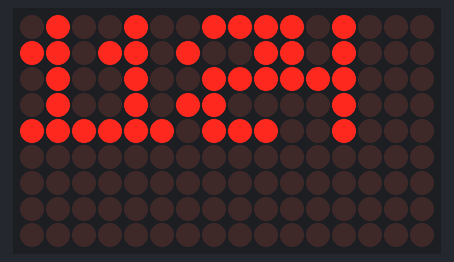
Recording of a sketch running on a simulated Arduino Uno, built with avr-gcc and run on an emulated ATmega328P. Shown: 16×9 LED matrix. The local clock reads 2024-03-15 10:24:30 at power-on unless the sketch sets it.

Above: at 0.3 s.
At 30.3 s:
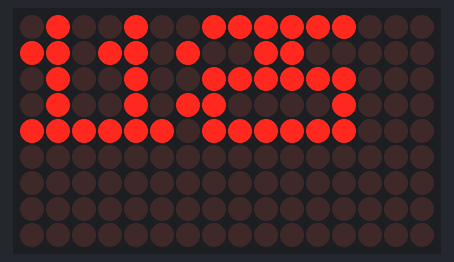
At 90.2 s:
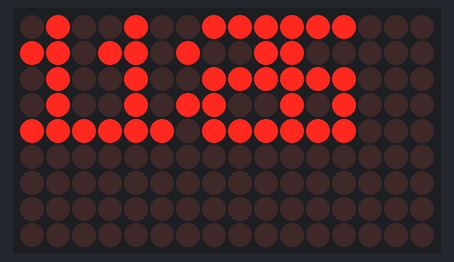

The sketch:

alarmduino.ino
```cpp
#include <Time.h>
#include <DS3232RTC.h>

#include <Adafruit_IS31FL3731.h>

#include <Wire.h>

Adafruit_IS31FL3731 ledMatrix = Adafruit_IS31FL3731();

const byte digits[10][15] = {
    //Zero
    {
    1, 3, 1,
    1, 0, 1,
    1, 0, 1,
    1, 0, 1,
    1, 3, 1
    },
    //One
    {
    0, 3, 0,
    1, 3, 0,
    0, 3, 0,
    0, 3, 0,
    1, 3, 1
    },
    //Two
    {
    1, 3, 1,
    0, 0, 1,
    1, 3, 1,
    1, 0, 0,
    1, 3, 1
    },
    //Three
    {
    1, 3, 3,
    0, 0, 1,
    1, 3, 1,
    0, 0, 1,
    1, 3, 3
    },
    //Four
    {
    3, 0, 3,
    1, 0, 1,
    1, 3, 1,
    0, 0, 1,
    0, 0, 1
    },
    //Five
    {
    1, 3, 1,
    1, 0, 0,
    1, 3, 1,
    0, 0, 1,
    1, 3, 1
    },
    //Six
    {
    1, 3, 1,
    1, 0, 0,
    1, 3, 1,
    1, 0, 1,
    1, 3, 1
    },
    //Seven
    {
    1, 3, 1,
    0, 0, 1,
    0, 0, 1,
    0, 0, 1,
    0, 0, 1
    },
    //Eight
    {
    1, 3, 1,
    3, 0, 3,
    1, 3, 1,
    3, 0, 3,
    1, 3, 1
    },
    //Nine
    {
    1, 3, 1,
    1, 0, 1,
    1, 3, 1,
    0, 0, 1,
    0, 0, 1
    },
};

byte timestampDot[3] = {
    1,
    0,
    1
};

void drawMatrix(const byte* m, byte x, byte y, byte brightness = 1, byte offsetX = 0, byte offsetY = 0) {
    for (size_t i = 0; i < min(x, 16); i++) {
        for (size_t j = 0; j < min(y, 9); j++) {
            ledMatrix.drawPixel(i + offsetX, j + offsetY, m[i + x * j] * brightness);
        }
    }
}

void setup() {
    Wire.begin();
    if (!ledMatrix.begin()) {
        while(1);
    }
}

void parseDateTime(tmElements_t dateTime, char* hourBuffer, char* minutesBuffer) {
    snprintf(hourBuffer, 3, "%02i", dateTime.Hour + 1);
    snprintf(minutesBuffer, 3, "%02i", dateTime.Minute);
}

void drawTime(tmElements_t dateTime, byte brightness = 2, byte offsetX = 0, byte offsetY = 0) {
    char hourBuffer[3] = {};
    char minutesBuffer[3] = {};
    parseDateTime(dateTime, hourBuffer, minutesBuffer);

    drawMatrix(digits[hourBuffer[0] - '0'], 3, 5, brightness, offsetX, offsetY);
    drawMatrix(digits[hourBuffer[1] - '0'], 3, 5, brightness, 3 + offsetX, offsetY);

    drawMatrix(timestampDot, 1, 3, brightness * 5, 6 + offsetX, 1 + offsetY);

    drawMatrix(digits[minutesBuffer[0] - '0'], 3, 5, brightness, 7 + offsetX, offsetY);
    drawMatrix(digits[minutesBuffer[1] - '0'], 3, 5, brightness, 10 + offsetX, offsetY);
}

void loop() {
    delay(200);

    tmElements_t nowTm = { 0, 0, 0, 0, 0, 0, 0 };
    RTC.read(nowTm);
    drawTime(nowTm);
}
```

Measured:
- what the display in image 0 shows lasts 29.9 s, from 0.3 s to 30.2 s
- what the display in image 1 shows lasts 59.9 s, from 30.2 s to 90.1 s
